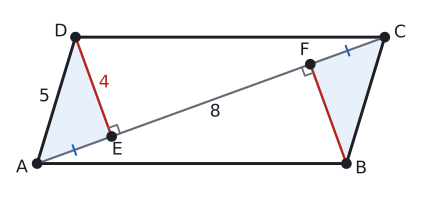

This figure's Python source:
import sys; sys.path.insert(0, "tools")
from cizim import *

P = lambda x, y: np.array([float(x), float(y)])
uz = lambda U, V: round(float(np.linalg.norm(U - V)), 4)
def acisi(K, U, V):
    u, v = U - K, V - K
    return round(float(np.degrees(np.arccos(np.dot(u, v) / np.linalg.norm(u) / np.linalg.norm(v)))), 3)
def birim(U, V):
    t = (V - U) / np.linalg.norm(V - U); return t, np.array([-t[1], t[0]])
def dondur(Q, derece):
    a = np.radians(derece); return P(Q[0] * np.cos(a) - Q[1] * np.sin(a), Q[0] * np.sin(a) + Q[1] * np.cos(a))
def ayak(Q, U, V):
    t, _ = birim(U, V); return U + np.dot(Q - U, t) * t
def paralel_isareti(U, V, n=1, f=0.5):
    t, _ = birim(U, V)
    for i in range(n):
        M = U + f * (V - U) + (i - (n - 1) / 2) * 0.32 * S * t
        ax.annotate("", xy=M + 0.22 * S * t, xytext=M - 0.22 * S * t, arrowprops=dict(arrowstyle="-|>", color=SOLUK, lw=1.3, mutation_scale=13))
def cetik(U, V, n=1, renk=SOLUK, f=0.5):
    M = U + f * (V - U); t, m = birim(U, V)
    for i in range(n):
        c = M + (i - (n - 1) / 2) * 0.2 * S * t
        ax.plot(*zip(c - 0.22 * S * m, c + 0.22 * S * m), color=renk, lw=1.5)
def olcu(U, V, metin, d=0.5, renk=YAZI, fs=13, f=0.5):
    """[UV] üzerinde f oranındaki noktaya, U->V yönünün soluna d*S uzağa yazı (d < 0: sağına)."""
    M = U + f * (V - U); _, m = birim(U, V)
    ax.text(*(M + d * S * m), metin, ha="center", va="center", color=renk, fontsize=fs)
def dik_isareti(K, U, V, r=0.4):
    a_ = (U - K) / np.linalg.norm(U - K) * r * S; b_ = (V - K) / np.linalg.norm(V - K) * r * S
    ax.plot(*zip(K + a_, K + a_ + b_, K + b_), color=SOLUK, lw=1.3)
def harf(Q, metin, dx, dy, renk=YAZI, fs=13):
    ax.text(Q[0] + dx * S, Q[1] + dy * S, metin, ha="center", va="center", color=renk, fontsize=fs)
def cizgi(U, V, renk=YAZI, lw=2.2, ls="-"):
    ax.plot(*zip(U, V), color=renk, lw=lw, ls=ls)
def boya(noktalar, renk):
    ax.add_patch(patches.Polygon(noktalar, closed=True, facecolor=renk, edgecolor="none"))
def yay(K, U, V, r=0.8, renk=MAVI, n=1):
    for i in range(n): aci(ax, K, U, V, r=(r + 0.18 * i) * S, renk=renk)
def yay_yazi(K, U, V, metin, d=1.4, renk=MAVI, fs=12):
    """K köşesindeki U-K-V açısının ortasından d*S uzağa yazı."""
    u = (U - K) / np.linalg.norm(U - K); v = (V - K) / np.linalg.norm(V - K); o = (u + v) / np.linalg.norm(u + v)
    ax.text(*(K + d * S * o), metin, ha="center", va="center", color=renk, fontsize=fs)
def basla(xmin, xmax, ymin, ymax, en=5.5):
    global fig, ax
    fig, ax = sekil(en, en * (ymax - ymin) / (xmax - xmin))
    ax.set_aspect("equal"); ax.axis("off"); ax.set_xlim(xmin, xmax); ax.set_ylim(ymin, ymax)
def dortgen(A, B, C, D, dolgu=None):
    if dolgu: boya([A, B, C, D], dolgu)
    ax.plot(*zip(A, B, C, D, A), color=YAZI)
    for Q in (A, B, C, D): nokta(ax, *Q, "")
def koseler(A, B, C, D, d=0.55):
    O = (A + B + C + D) / 4
    for Q, ad in ((A, "A"), (B, "B"), (C, "C"), (D, "D")):
        y = (Q - O) / np.linalg.norm(Q - O); harf(Q, ad, d * y[0] * 1.3, d * y[1])
def pk(AB, AD, derece):
    """A orijinde, [AB] yatay; ABCD paralelkenarının köşeleri."""
    a = np.radians(derece); A, B = P(0, 0), P(AB, 0); D = P(AD * np.cos(a), AD * np.sin(a)); return A, B, B + D, D
def cerceve(noktalar, kenar=1.2):
    xs = [q[0] for q in noktalar]; ys = [q[1] for q in noktalar]
    return min(xs) - kenar * S, max(xs) + kenar * S, min(ys) - kenar * S, max(ys) + kenar * S

# Örnek 4: AC ekseninde A(0, 0), C(14, 0), D(3, 4), B(11, −4); sonra [AB] yatay olacak biçimde döndürülür.
# |AD| = 5, |DE| = 4 -> |AE| = 3; |EF| = 8; |FC| = 3; |AC| = 14.
A0, C0, D0, B0 = P(0, 0), P(14, 0), P(3, 4), P(11, -4)
t = -np.degrees(np.arctan2(B0[1], B0[0]))
A, B, C, D = (dondur(Q, t) for Q in (A0, B0, C0, D0))
E, F = ayak(D, A, C), ayak(B, A, C)
S = 12 / 14
print("AD", uz(A, D), "DE", uz(D, E), "AE", uz(A, E), "EF", uz(E, F), "FC", uz(F, C), "BF", uz(B, F), "AC", uz(A, C), "AB", uz(A, B))
basla(*cerceve([A, B, C, D], 1.3))
boya([A, E, D], MAVI_ACIK); boya([C, F, B], MAVI_ACIK)
dortgen(A, B, C, D); koseler(A, B, C, D)
cizgi(A, C, SOLUK, 1.6); cizgi(D, E, KIRMIZI, 1.8); cizgi(B, F, KIRMIZI, 1.8)
dik_isareti(E, D, C, 0.4); dik_isareti(F, B, A, 0.4)
for Q, ad, dx, dy in ((E, "E", 0.25, -0.6), (F, "F", -0.25, 0.6)): nokta(ax, *Q, ""); harf(Q, ad, dx, dy)
cetik(A, E, 1, MAVI); cetik(F, C, 1, MAVI)
olcu(A, D, "5", 0.55); olcu(D, E, "4", 0.5, KIRMIZI); olcu(E, F, "8", -0.55, YAZI)
kaydet(fig, __file__)
